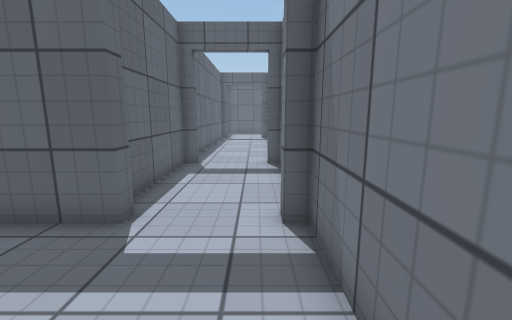
view 1 (above)

16 first-person views from a walk through a Unity game level. The camera is 1.2 m above the floor, tilts 10° down and sees 90° across. The floor is counted in squares, 0.6 m on a side. Each view is taken from the middle of a square. On the plan, view 1 faces up. The plan holds only what a view shows up to about 16 squares ahead; the rest is blank. The place goes on beyond the plan. The player is left out. Some animated figures are not drawn. Door leaves are left out, so doorways stand open. Surface patterns are stand-ins for the level's own textures.

view 2
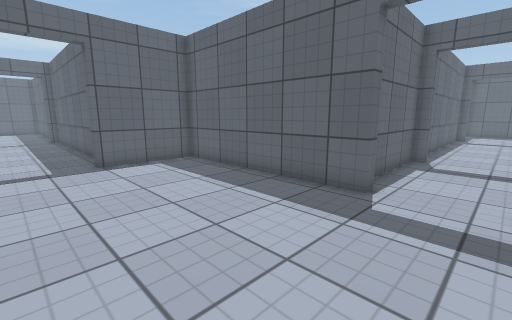

view 3
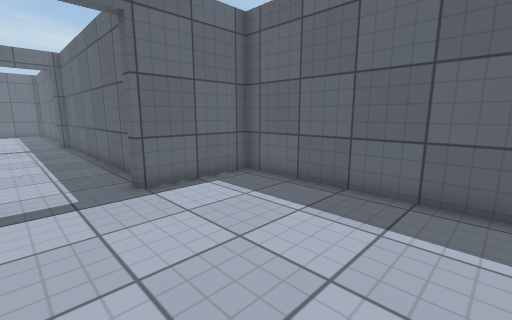

view 4
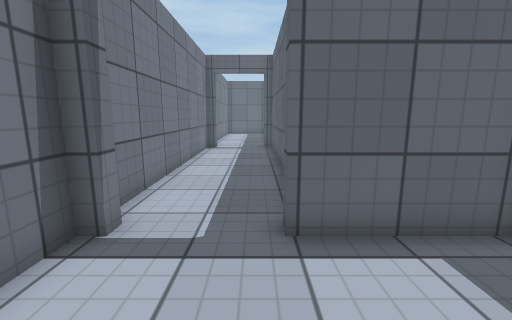

view 5
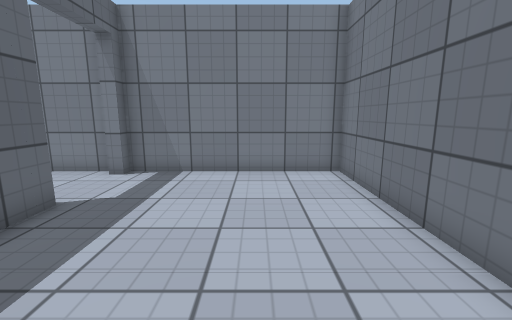

view 6
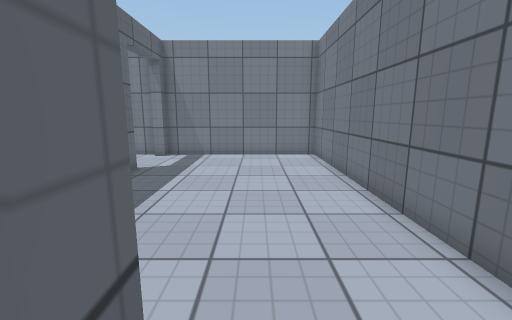

view 7
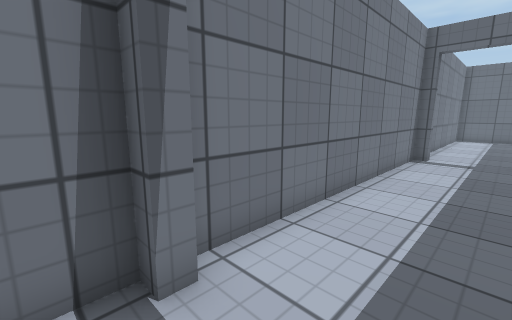

view 8
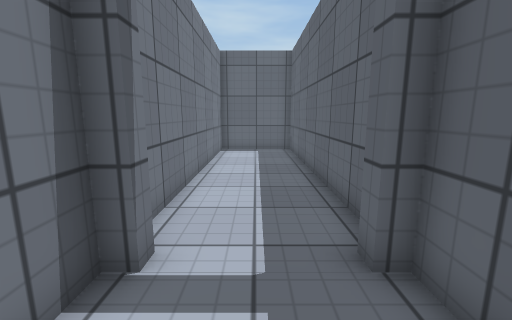

view 9
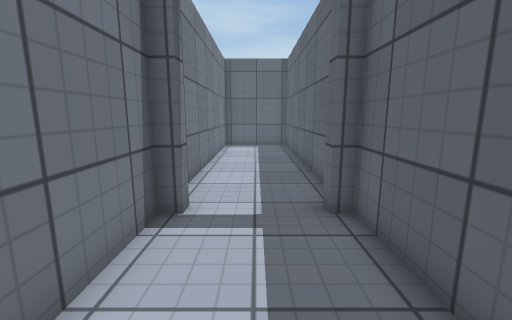

view 10
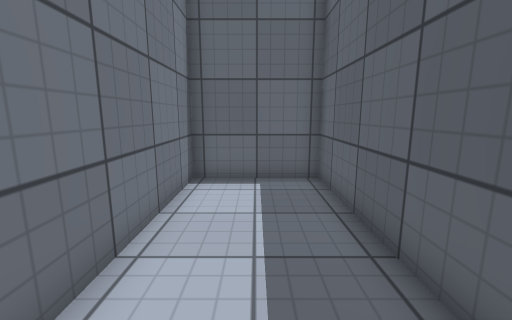

view 11
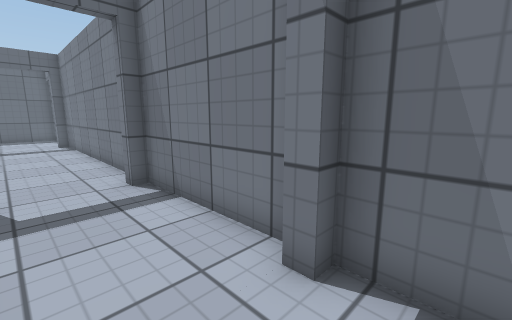

view 12
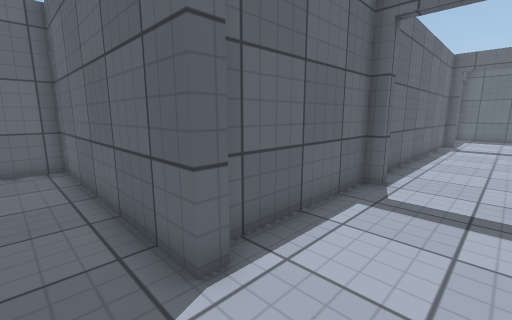

view 13
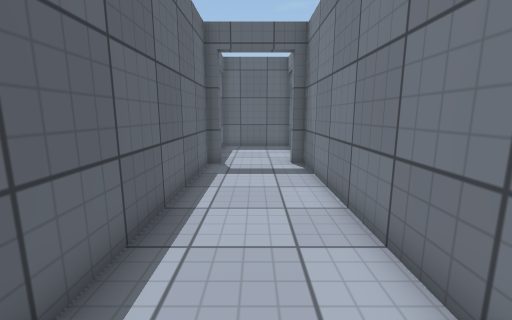

view 14
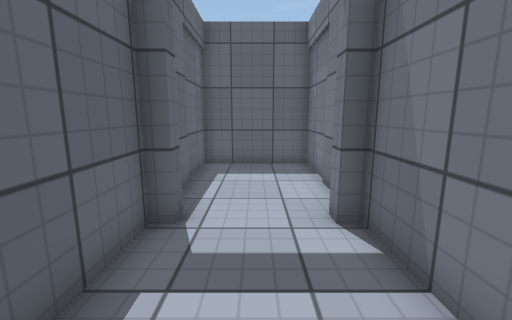

view 15
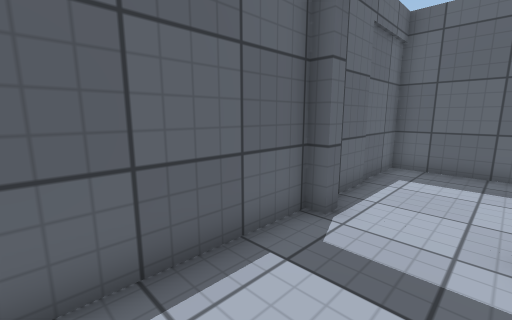

view 16
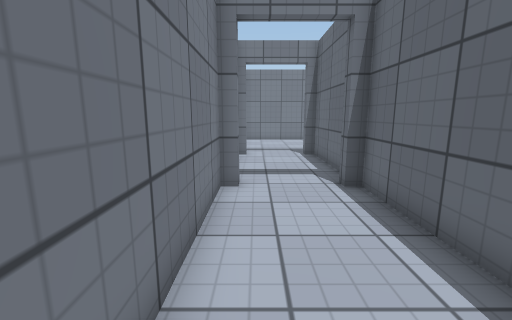

### Floor plan
Points are (right, up) in squares from view 1. A wall is a line through its corners. A room is listed if a view was taken in it or the views show most of it. See-through windows are left out.
Room 1 (views 1, 2, 3, 4, 5, 7, 11, 12)
walls: (-2.5, 4.5) (-11, 4.5) (-11, 0.5); (-11, -3) (1, -3) (1, 4.5)
ways out: open door at (-11, -1) to room 2; open door at (-1, 5)
Room 2 (views 6, 8, 9)
walls: (-12.9, 1) (-23, 1); (-23, -3) (-11.8, -3)
ways out: open door at (-11, -1) to room 1; open door at (-23, -1) to room 3
Room 3 (view 10)
walls: (-24.6, 1) (-35, 1) (-35, -3) (-24.6, -3)
ways out: open door at (-23, -1) to room 2
Room 4 (views 13, 14, 15, 16)
walls: (-3, 22.5) (-3, 11.5); (1, 11.5) (1, 22.5)
ways out: open door at (-1.5, 11); open door at (-1, 23)

Positions as (right, up) in squares from view 1, and headings:
1: (0, 0), facing up
2: (0, -2), facing up-left
3: (-4, -2), facing up-left
4: (-7, 0), facing left
5: (-8, 0), facing right
6: (-12, 0), facing right
7: (-10, 0), facing down-left
8: (-20, -1), facing left
9: (-18, -1), facing left
10: (-27, -1), facing left
11: (-2, 3), facing up-right
12: (0, 3), facing up-left
13: (-1, 12), facing up
14: (-1, 18), facing up
15: (0, 18), facing up-left
16: (0, 18), facing down
